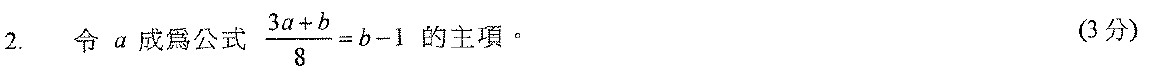
#> input picture hkdse/answer-images/2012Q02.jpg, 1150 x 78 px
$ python fraction_preprocessor.py ../../hkdse/answer-images/2012Q02.jpg
#> lines starting #> are read from the running program, lines starting #| are printed output that depends on the picture; after the words box and inside, x2 and y2 are one past the last pixel; in counts of white or black regions, pixels touching at a corner belong together
#!/usr/bin/env python3
"""
分數專用預處理器
專門為了解決 OCR 分數堆疊問題
"""

import cv2
import numpy as np
from pathlib import Path

class FractionPreprocessor:
    """
    分數預處理策略：
    1. 偵測垂直堆疊文字（分子/分母）
    2. 合併為水平排列
    3. 強調水平線條（分數線）
    """

    def __init__(self):
        self.params = {
            'vertical_merge': True,  # 合併垂直堆疊
            'enhance_lines': True,   # 強調水平線
            'deskew': True,
            'target_dpi': 600        # 更高 DPI
        }

    def preprocess(self, image_path, output_path=None):
        """執行分數專用預處理"""
#> called with image_path = '../../hkdse/answer-images/2012Q02.jpg'
        img = cv2.imread(str(image_path))
#> img is the input picture: shape (78, 1150, 3); min 0, max 255, mean 249.2
        if img is None:
            raise ValueError(f"無法讀取: {image_path}")

        # 轉灰度
        gray = cv2.cvtColor(img, cv2.COLOR_BGR2GRAY)

        # 高 DPI 放大
        scale = 2.0  # 2x 放大
        h, w = gray.shape
#> h = 78; w = 1150
        resized = cv2.resize(gray, (int(w*scale), int(h*scale)), interpolation=cv2.INTER_CUBIC)

        # 去噪
        denoised = cv2.bilateralFilter(resized, 9, 75, 75)

        # CLAHE 對比增強
        clahe = cv2.createCLAHE(clipLimit=3.0, tileGridSize=(8,8))
        enhanced = clahe.apply(denoised)
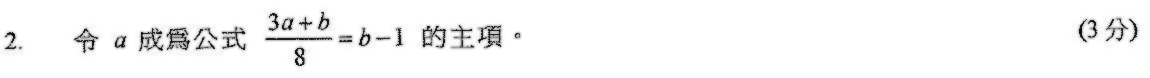
#> enhanced: shape (156, 2300) (shown at 1/2 size); min 8, max 255, mean 247.2

        # 偵測並合併垂直堆疊
        merged = self.merge_vertical_stacks(enhanced)

        # 強調水平線（分數線）
        if self.params['enhance_lines']:
            enhanced = self.enhance_fraction_lines(merged)

        # 銳化
        sharpened = cv2.edgePreservingFilter(enhanced, sigma_s=60, sigma_r=0.4)

        if output_path:
            cv2.imwrite(str(output_path), sharpened)

        return sharpened

    def merge_vertical_stacks(self, img):
        """
        偵測垂直堆疊的文字方塊並合併
        這有助於將分子/分母合併為一行
        """
        # 二值化
        _, binary = cv2.threshold(img, 0, 255, cv2.THRESH_BINARY_INV + cv2.THRESH_OTSU)
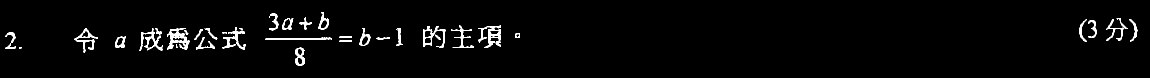
#> binary: shape (156, 2300) (shown at 1/2 size); 2.7% white; 35 white regions (1 under 20 px)

        # 找輪廓
        contours, _ = cv2.findContours(binary, cv2.RETR_EXTERNAL, cv2.CHAIN_APPROX_SIMPLE)
#> contours = 35 contours, 4 with area under 20; largest, box (x1, y1, x2, y2) and area: (334, 56, 380, 100) 923, (956, 51, 1002, 96) 786, (846, 52, 892, 96) 777, (148, 57, 196, 106) 548, (590, 95, 609, 132) 531

        # 按 y 座標分組
        lines = []
        for cnt in contours:
            x, y, w, h = cv2.boundingRect(cnt)
            if h > 5 and w > 5:  # 過濾太小
                lines.append((y, x, w, h))
#> this loop made 35 passes
#> (x, y, w, h) on passes 1 to 12: (590, 95, 19, 37), (39, 94, 4, 4), (352, 88, 4, 8), (678, 80, 26, 4), (752, 75, 28, 5), (531, 75, 133, 5), (392, 74, 38, 25), (679, 72, 25, 4), (230, 72, 22, 24), (870, 69, 12, 11), (1030, 66, 10, 10), (444, 64, 10, 4)
#> after the loop, lines = 27 items, first 6: (95, 590, 19, 37), (74, 392, 38, 25), (72, 230, 22, 24), (69, 870, 12, 11), (66, 1030, 10, 10), (64, 10, 22, 34)

        # 合併相近高度的方塊
        merged_lines = self.merge_close_lines(img, lines)

        return img

    def merge_close_lines(self, img, lines, threshold=15):
        """合併 y 座標相近的行"""
#> called with threshold = 15
        if not lines:
            return img

        # 按 y 排序
        lines.sort(key=lambda x: x[0])

        # 分組
        groups = []
        current_group = [lines[0]]
#> current_group = [(24, 636, 22, 36)]

        for i in range(1, len(lines)):
            if lines[i][0] - current_group[-1][0] < threshold:
                current_group.append(lines[i])
            else:
                groups.append(current_group)
                current_group = [lines[i]]
#> this loop made 26 passes
#> after the loop, groups = 1 item
        groups.append(current_group)

        # 對於每組，只保留最寬的行
        result = img.copy()
        for group in groups:
            if len(group) > 1:
                # 計算組的邊界
                min_y = min(l[0] for l in group)
                max_h = max(l[3] for l in group)
                # 合併為一條粗線
                cv2.rectangle(result, (0, min_y), (img.shape[1], min_y + max_h), (255, 255, 255), -1)
#> this loop made 2 passes
#> (min_y, max_h) on pass 1: (24, 49)
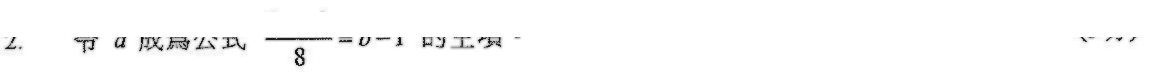
#> result: shape (156, 2300) (shown at 1/2 size); 7.3% of pixels changed, all inside (x1, y1, x2, y2) = (0, 24, 2290, 74)

        return result

    def enhance_fraction_lines(self, img):
        """
        強調水平線條，幫助 OCR 識別分數線
        """
        # Canny 邊緣檢測
        edges = cv2.Canny(img, 50, 150)
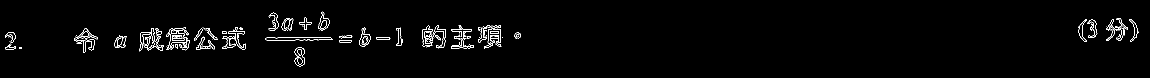
#> edges: shape (156, 2300) (shown at 1/2 size); 1.8% white in thin lines or dots, all inside (x1, y1, x2, y2) = (10, 23, 2278, 133)

        # Hough 變換檢測直線
        lines = cv2.HoughLinesP(edges, 1, np.pi/180, threshold=50,
                                 minLineLength=30, maxLineGap=5)
#> lines = 40 rows, first 6: [533, 75, 661, 75], [962, 73, 1000, 73], [908, 76, 938, 76], [962, 71, 1000, 70], [148, 80, 178, 80], [337, 90, 376, 89]

        if lines is None:
            return img

        result = img.copy()

        for line in lines:
            x1, y1, x2, y2 = line[0]
            # 只處理接近水平的線
            angle = abs(np.arctan2(y2-y1, x2-x1) * 180 / np.pi)
            if angle < 10 or angle > 170:
                # 加粗這條線
                cv2.line(result, (x1, y1), (x2, y2), (255, 255, 255), 3)
#> this loop made 40 passes
#> (x1, y1, x2, y2, angle) on passes 1 to 12: (533, 75, 661, 75, 0), (962, 73, 1000, 73, 0), (908, 76, 938, 76, 0), (962, 71, 1000, 70, 1.51), (148, 80, 178, 80, 0), (337, 90, 376, 89, 1.47), (904, 62, 942, 62, 0), (845, 59, 891, 59, 0), (634, 79, 664, 79, 0), (531, 79, 589, 80, 0.988), (2212, 58, 2246, 58, 0), (333, 92, 376, 91, 1.33)
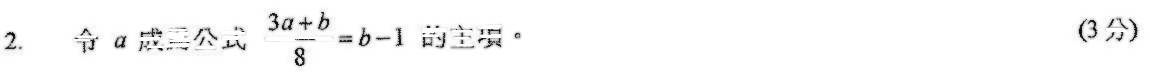
#> result: shape (156, 2300) (shown at 1/2 size); 1.74% of pixels changed, all inside (x1, y1, x2, y2) = (146, 50, 2252, 98)

        return result


def main():
    import argparse

    parser = argparse.ArgumentParser(description='分數專用預處理')
    parser.add_argument('input', help='輸入圖片')
    parser.add_argument('-o', '--output', help='輸出路徑')
    parser.add_argument('--dpi', type=int, default=600, help='目標 DPI')

    args = parser.parse_args()

    preprocessor = FractionPreprocessor()
    preprocessor.params['target_dpi'] = args.dpi

    result = preprocessor.preprocess(args.input, args.output)
#> in preprocess, `sharpened = cv2.edgePreservingFilter(enhanced, sigma_s=60, sigma_r=0.4)`:
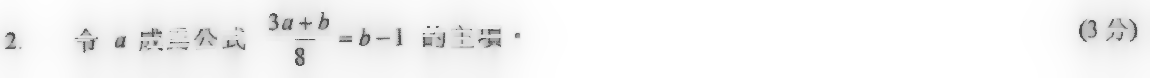
#> sharpened: shape (156, 2300) (shown at 1/2 size); min 56, max 255, mean 243.8
    print(f"✅ 預處理完成: {args.output}")


if __name__ == '__main__':
    main()

$ run again, on hkdse/answer-images/2012Q06.jpg
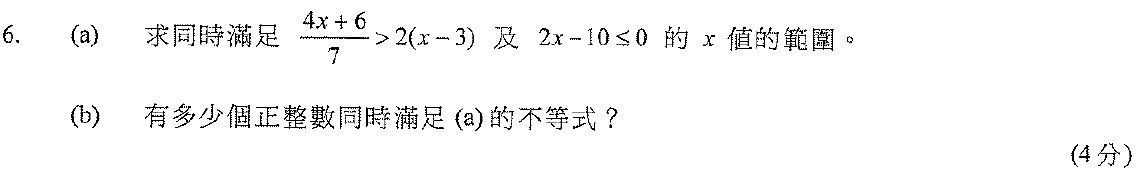
#> input picture hkdse/answer-images/2012Q06.jpg, 1142 x 181 px
#> in preprocess, img is the input picture: shape (181, 1142, 3); min 0, max 255, mean 247.7
#> in merge_vertical_stacks, `_, binary = cv2.threshold(img, 0, 255, cv2.THRESH_BINARY_INV + cv2.THR..`:
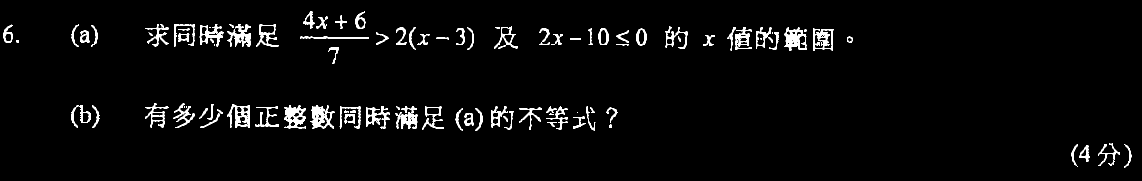
#> binary: shape (362, 2284) (shown at 1/2 size); 3.5% white; 106 white regions (9 under 20 px)
#> contours = 103 contours, 12 with area under 20; largest, box (x1, y1, x2, y2) and area: (1626, 56, 1668, 102) 1466, (620, 210, 669, 258) 1342, (454, 208, 500, 256) 1315, (568, 210, 612, 258) 1280, (455, 48, 502, 94) 876
#> the loop in merge_vertical_stacks, `for cnt in contours:` made 103 passes
#> (x, y, w, h) on passes 1 to 8: (2158, 290, 22, 34), (2248, 288, 16, 48), (2142, 288, 14, 46), (2196, 286, 44, 46), (1218, 248, 6, 8), (1095, 244, 18, 10), (752, 242, 8, 8), (1146, 232, 26, 26)
#> after the loop in merge_vertical_stacks, `for cnt in contours:`: lines = 90 items, first 6: (290, 2158, 22, 34), (288, 2248, 16, 48), (288, 2142, 14, 46), (286, 2196, 44, 46), (248, 1218, 6, 8), (244, 1095, 18, 10)
#> in merge_close_lines, `current_group = [lines[0]]`: current_group = [(22, 606, 24, 36)]
#> the loop in merge_close_lines, `for i in range(1, len(lines)):` made 89 passes
#> current_group on passes 4, 49, 86: [(48, 512, 46, 46)], [(206, 290, 47, 50)], [(286, 2196, 44, 46)]
#> after the loop in merge_close_lines, `for i in range(1, len(lines)):`: groups = 3 items
#> the loop in merge_close_lines, `for group in groups:` made 4 passes
#> (min_y, max_h) on passes 1 to 4: (22, 36), (48, 48), (206, 50), (286, 48)
#> edges: shape (362, 2284); 2.3% white in thin lines or dots, all inside (x1, y1, x2, y2) = (5, 22, 2264, 336)
#> in enhance_fraction_lines, `lines = cv2.HoughLinesP(edges, 1, np.pi/180, threshold=50, minLineLeng..`: lines = 136 rows, first 6: [600, 73, 726, 73], [1625, 95, 1666, 96], [459, 77, 501, 77], [1080, 87, 1116, 87], [625, 223, 669, 223], [655, 77, 692, 77]
#> the loop in enhance_fraction_lines, `for line in lines:` made 136 passes
#> (x1, y1, x2, y2, angle) on passes 1 to 8: (600, 73, 726, 73, 0), (1625, 95, 1666, 96, 1.4), (459, 77, 501, 77, 0), (1080, 87, 1116, 87, 0), (625, 223, 669, 223, 0), (655, 77, 692, 77, 0), (291, 216, 335, 216, 0), (624, 235, 663, 235, 0)
#> in preprocess, `sharpened = cv2.edgePreservingFilter(enhanced, sigma_s=60, sigma_r=0.4)`:
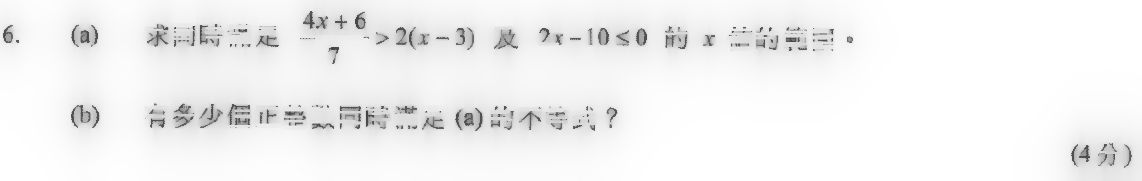
#> sharpened: shape (362, 2284) (shown at 1/2 size); min 61, max 255, mean 241.8

$ run again, on hkdse/answer-images/2012Q12.jpg
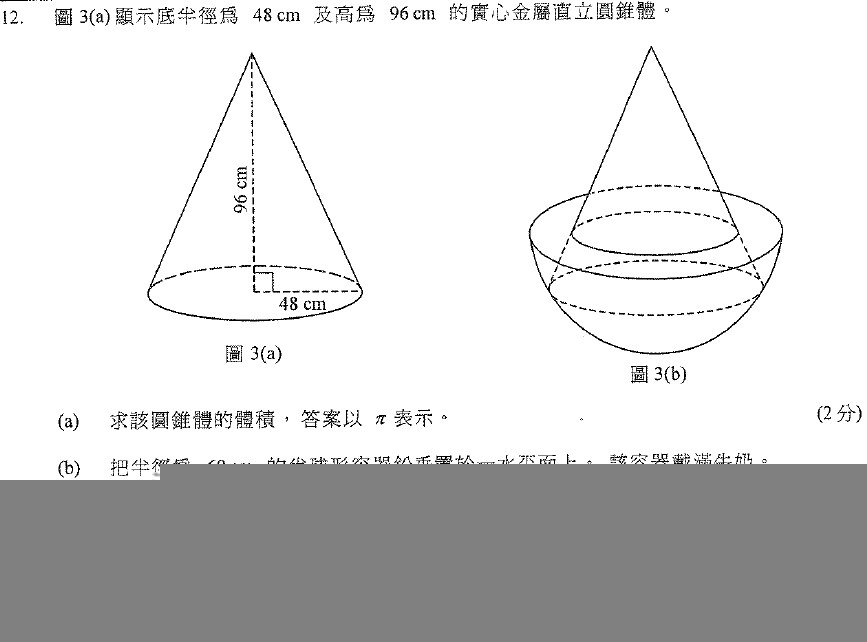
#> input picture hkdse/answer-images/2012Q12.jpg, 867 x 642 px
#> in preprocess, img is the input picture: shape (642, 867, 3); min 0, max 255, mean 215.2
#> in merge_vertical_stacks, `_, binary = cv2.threshold(img, 0, 255, cv2.THRESH_BINARY_INV + cv2.THR..`:
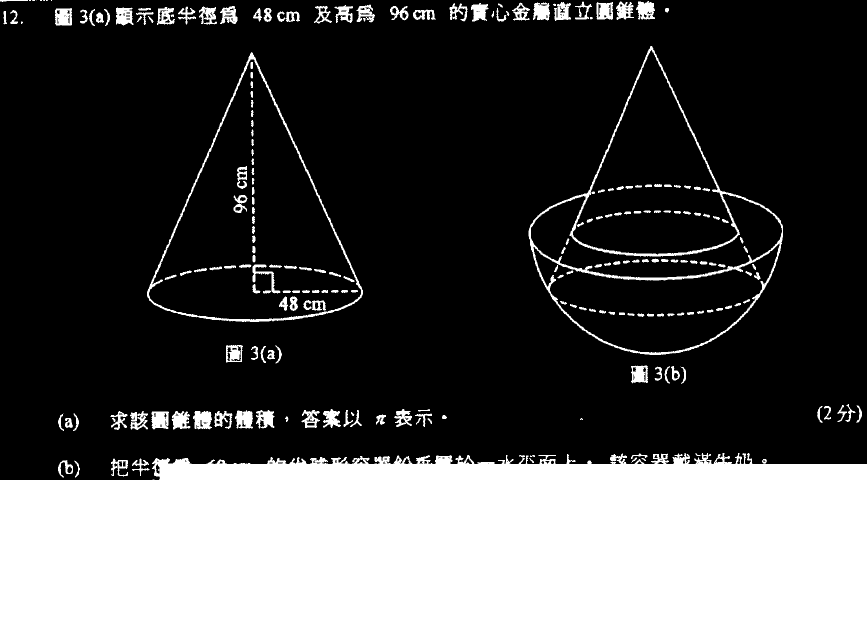
#> binary: shape (1284, 1734) (shown at 1/2 size); 30.5% white; 234 white regions (10 under 20 px)
#> contours = 110 contours, 17 with area under 20; largest, box (x1, y1, x2, y2) and area: (0, 906, 1734, 1284) 612427, (1057, 92, 1566, 710) 168910, (294, 104, 726, 644) 124221, (110, 16, 144, 51) 1060, (386, 822, 424, 859) 1054
#> the loop in merge_vertical_stacks, `for cnt in contours:` made 110 passes
#> (x, y, w, h) on passes 1 to 8: (149, 921, 11, 34), (116, 920, 30, 35), (264, 917, 35, 35), (222, 917, 34, 36), (1283, 916, 9, 6), (1058, 916, 10, 10), (1262, 915, 12, 11), (1060, 910, 10, 4)
#> after the loop in merge_vertical_stacks, `for cnt in contours:`: lines = 89 items, first 6: (921, 149, 11, 34), (920, 116, 30, 35), (917, 264, 35, 35), (917, 222, 34, 36), (916, 1283, 9, 6), (916, 1058, 10, 10)
#> in merge_close_lines, `current_group = [lines[0]]`: current_group = [(2, 1272, 38, 37)]
#> the loop in merge_close_lines, `for i in range(1, len(lines)):` made 88 passes
#> current_group on passes 37, 39, 44, 49, 79: [(92, 1057, 509, 618)], [(690, 550, 14, 37)], [(731, 1262, 34, 36)], [(808, 1691, 20, 36)], [(906, 1391, 10, 6)]
#> after the loop in merge_close_lines, `for i in range(1, len(lines)):`: groups = 5 items
#> the loop in merge_close_lines, `for group in groups:` made 6 passes
#> (group, min_y, max_h) on pass 2: ([(92, 1057, 509, 618), (104, 294, 432, 540)], 92, 618)
#> edges: shape (1284, 1734); 1.7% white in thin lines or dots, all inside (x1, y1, x2, y2) = (0, 0, 1734, 961)
#> in enhance_fraction_lines, `lines = cv2.HoughLinesP(edges, 1, np.pi/180, threshold=50, minLineLeng..`: lines = 286 rows, first 6: [770, 927, 879, 927], [1509, 928, 1733, 928], [646, 418, 713, 563], [1303, 924, 1336, 924], [505, 114, 669, 466], [356, 25, 389, 25]
#> the loop in enhance_fraction_lines, `for line in lines:` made 286 passes
#> (x1, y1, x2, y2, angle) on passes 1 to 3: (770, 927, 879, 927, 0), (1509, 928, 1733, 928, 0), (646, 418, 713, 563, 65.2)
#> in preprocess, `sharpened = cv2.edgePreservingFilter(enhanced, sigma_s=60, sigma_r=0.4)`:
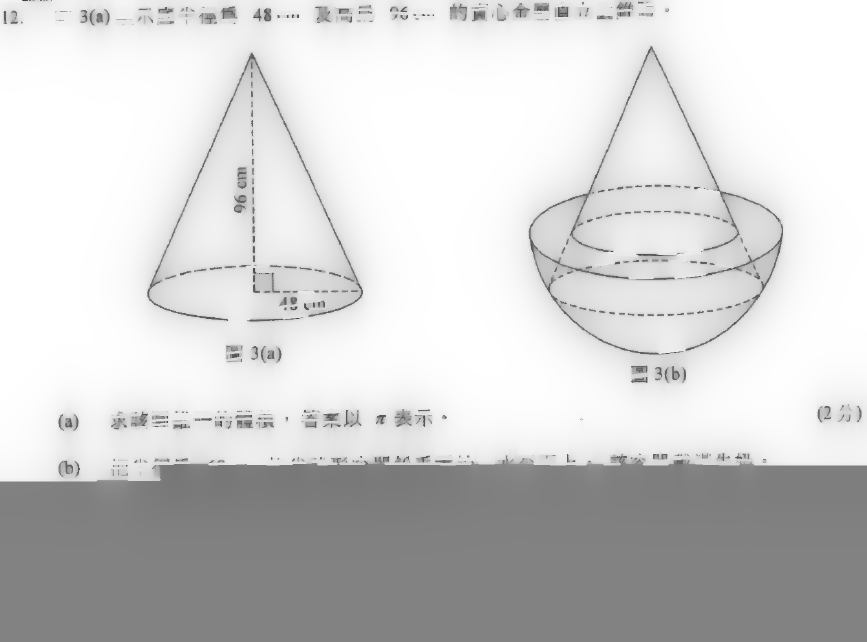
#> sharpened: shape (1284, 1734) (shown at 1/2 size); min 52, max 255, mean 208.9

$ run again, on hkdse/answer-images/2012Q14.jpg
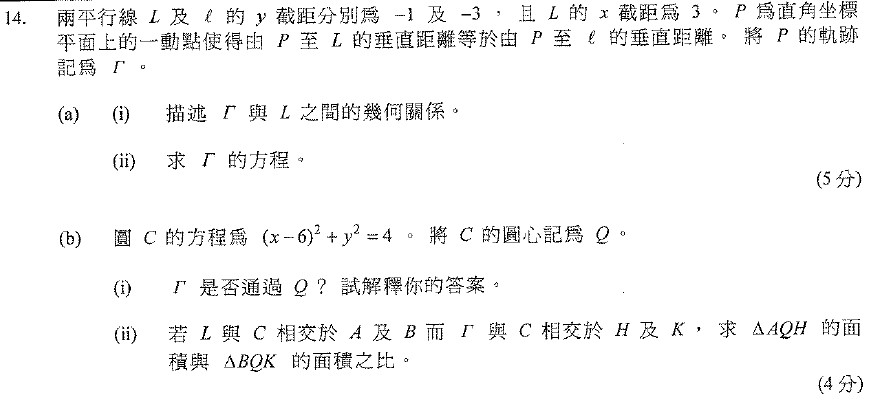
#> input picture hkdse/answer-images/2012Q14.jpg, 871 x 407 px
#> in preprocess, img is the input picture: shape (407, 871, 3); min 0, max 255, mean 245.8
#> in merge_vertical_stacks, `_, binary = cv2.threshold(img, 0, 255, cv2.THRESH_BINARY_INV + cv2.THR..`:
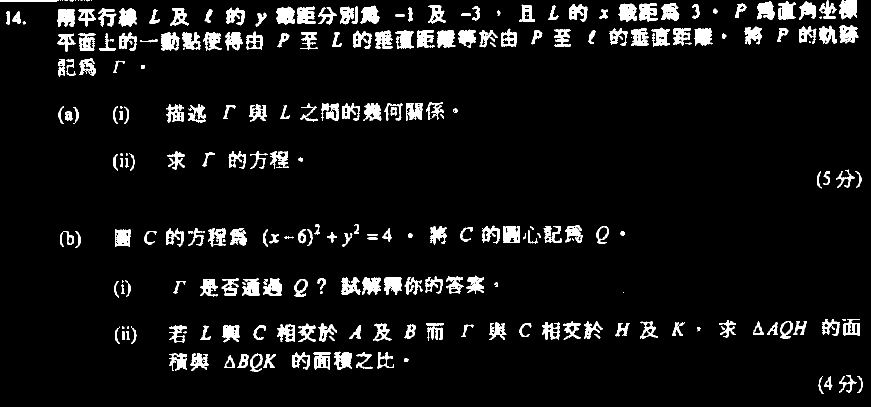
#> binary: shape (814, 1742) (shown at 1/2 size); 6.4% white; 293 white regions (32 under 20 px)
#> contours = 292 contours, 53 with area under 20; largest, box (x1, y1, x2, y2) and area: (1678, 0, 1714, 39) 1014, (322, 64, 359, 101) 985, (552, 13, 590, 50) 950, (874, 60, 911, 96) 928, (230, 458, 262, 493) 928
#> the loop in merge_vertical_stacks, `for cnt in contours:` made 292 passes
#> (x, y, w, h) on passes 1 to 3: (1648, 753, 17, 27), (1637, 753, 10, 35), (1715, 752, 11, 34)
#> after the loop in merge_vertical_stacks, `for cnt in contours:`: lines = 237 items, first 6: (753, 1648, 17, 27), (753, 1637, 10, 35), (752, 1715, 11, 34), (750, 1678, 35, 36), (718, 604, 8, 9), (716, 808, 9, 8)
#> in merge_close_lines, `current_group = [lines[0]]`: current_group = [(0, 1678, 36, 39)]
#> the loop in merge_close_lines, `for i in range(1, len(lines)):` made 236 passes
#> current_group on passes 37, 80, 87: [(43, 45, 7, 6)], [(116, 158, 34, 36)], [(204, 852, 36, 36)]
#> after the loop in merge_close_lines, `for i in range(1, len(lines)):`: groups = 10 items
#> the loop in merge_close_lines, `for group in groups:` made 11 passes
#> (min_y, max_h) on passes 1 to 8: (0, 39), (43, 38), (116, 36), (204, 37), (302, 37), (339, 37), (448, 37), (551, 36)
#> edges: shape (814, 1742); 3.4% white in thin lines or dots
#> in enhance_fraction_lines, `lines = cv2.HoughLinesP(edges, 1, np.pi/180, threshold=50, minLineLeng..`: lines = 421 rows, first 6: [1390, 64, 1423, 64], [749, 81, 784, 80], [1348, 85, 1380, 85], [407, 85, 439, 85], [876, 68, 909, 68], [158, 83, 188, 83]
#> the loop in enhance_fraction_lines, `for line in lines:` made 421 passes
#> (x1, y1, x2, y2, angle) on passes 1 to 3: (1390, 64, 1423, 64, 0), (749, 81, 784, 80, 1.64), (1348, 85, 1380, 85, 0)
#> in preprocess, `sharpened = cv2.edgePreservingFilter(enhanced, sigma_s=60, sigma_r=0.4)`:
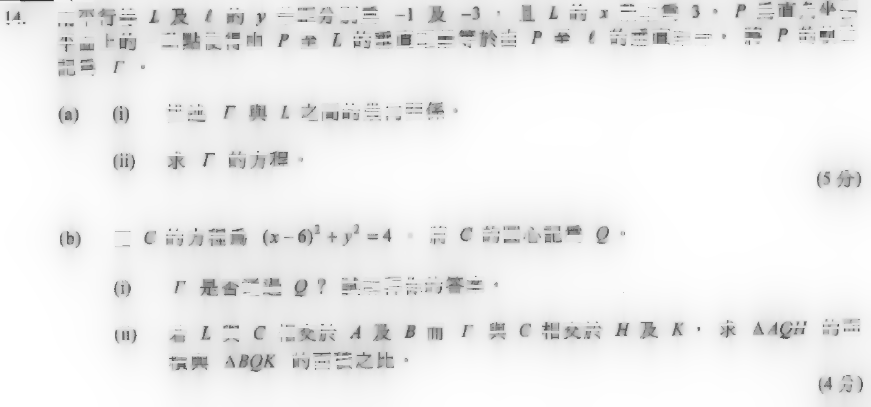
#> sharpened: shape (814, 1742) (shown at 1/2 size); min 31, max 255, mean 237.4
